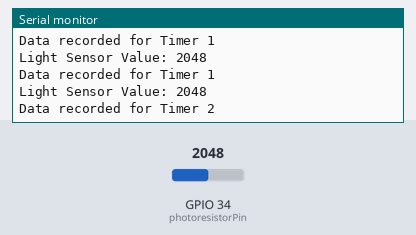
Bench run of a sketch on a simulated ESP32. Parts: the last lines printed to the serial monitor. The test bench sets the inputs (shaded band); at power-on: GPIO 34 (photoresistorPin) = 2048. Storage starts empty.

Above: at 2.8 s.
2.9 s: GPIO 34 (photoresistorPin) set to 2866
At 3.7 s:
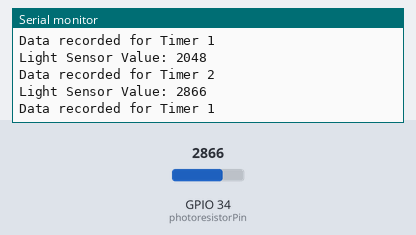
4.4 s: GPIO 34 (photoresistorPin) set to 3603
At 5.6 s:
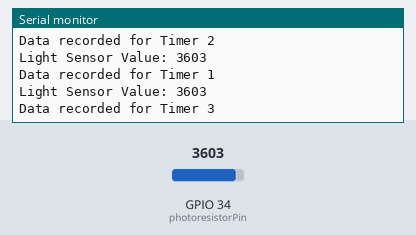
Timing chart, 0 to 7.4 s (numbered marks = the images above; inputs shaded):
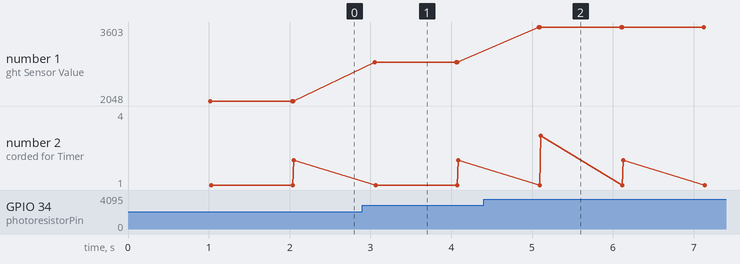

Measured:
- after the input at 2.9 s, the serial monitor: prints a new line after 0.15 s (image 1)
- after the input at 4.4 s, the serial monitor: prints a new line after 0.68 s (image 2)
- plotted number 1: 2048 → 2866 after the input at 2.9 s, 2866 → 3603 after the input at 4.4 s

The sketch:

lab3.1.ino
```cpp
#include <FS.h>
#include <SPIFFS.h>

const int photoresistorPin = 34;

struct TimerData {
  unsigned long interval;
  unsigned long lastTrigger;
  const char* fileName;
};

TimerData timers[] = {
  {1000, 0, "/timer1.txt"},
  {2000, 0, "/timer2.txt"},
  {5000, 0, "/timer3.txt"},
  {10000, 0, "/timer4.txt"},
  {30000, 0, "/timer5.txt"}
};

void setup() {
  Serial.begin(115200);

  if (!SPIFFS.begin(true)) {
    Serial.println("SPIFFS Mount Failed");
    return;
  }

  Serial.println("SPIFFS Initialized");
}

void loop() {
  for (int i = 0; i < sizeof(timers) / sizeof(timers[0]); i++) {
    unsigned long currentMillis = millis();
    if (currentMillis - timers[i].lastTrigger >= timers[i].interval) {
      int sensorValue = analogRead(photoresistorPin);
      Serial.println("Light Sensor Value: " + String(sensorValue));

      File dataFile = SPIFFS.open(timers[i].fileName, "a");
      if (dataFile) {
        dataFile.print("Timestamp: ");
        dataFile.print(millis());
        dataFile.print(", Light Sensor Value: ");
        dataFile.println(sensorValue);
        dataFile.close();
        Serial.println("Data recorded for Timer " + String(i + 1));
      } else {
        Serial.println("Error opening " + String(timers[i].fileName));
      }

      timers[i].lastTrigger = currentMillis;
    }
  }

  delay(1000);
}
```
